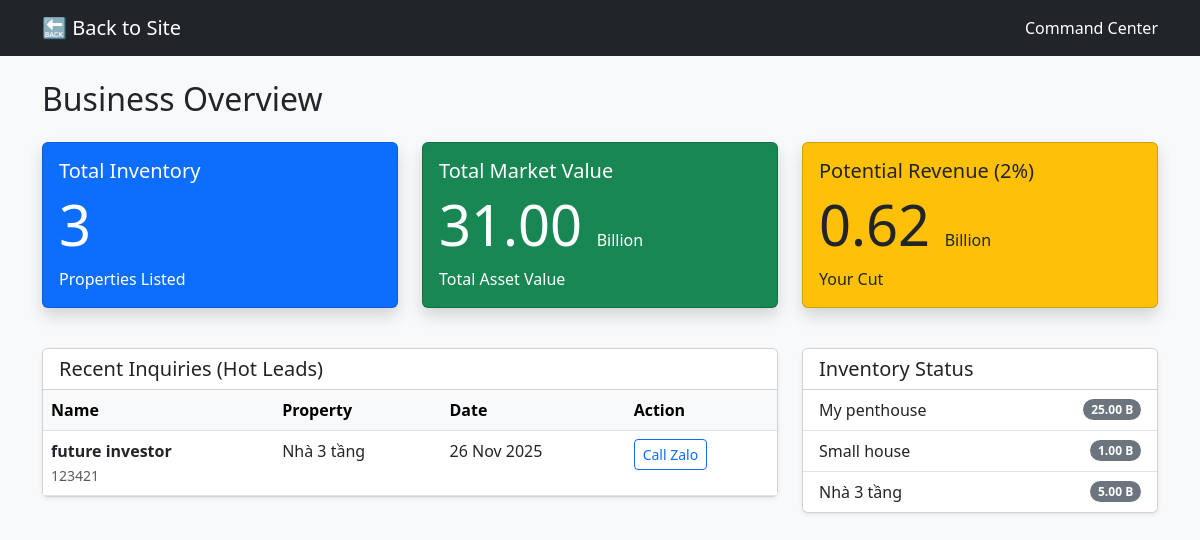
The page /dashboard/ (signed in) on the database its author committed.
### listings/models.py (models this page shows, shortened)
class Inquiry(models.Model):
    listing = models.ForeignKey(Property, on_delete=models.CASCADE) # Links the lead to the specific house
    name = models.CharField(max_length=200)
    phone = models.CharField(max_length=20) # Essential for Vietnam market (Zalo)
    message = models.TextField(blank=True)
    contact_date = models.DateTimeField(auto_now_add=True)

class Property(models.Model):
    title = models.CharField(max_length=200)
    price_in_billions = models.DecimalField(max_digits=10, decimal_places=2)
    location_district = models.CharField(max_length=100) # e.g., "District 1", "Thao Dien"
    area_sqm = models.IntegerField()
    alley_width_meters = models.FloatField(help_text="Width of the ngo/hem in front of house")
    is_legal_clear = models.BooleanField(default=False, help_text="Is the Red Book (So Do) ready?")
    ai_description = models.TextField(blank=True, null=True, help_text="Generated by OpenAI")
    main_photo = models.ImageField(upload_to='properties/', blank=True, null=True)

### listings/views.py (the view)
# urls.py: path('dashboard/', views.dashboard, name='dashboard'),
@login_required(login_url='/admin/') # Only logged-in users (YOU) can see this
def dashboard(request):
    properties = Property.objects.all()
    inquiries = Inquiry.objects.order_by('-contact_date') # Newest leads first
    total_inventory_value = properties.aggregate(Sum('price_in_billions'))['price_in_billions__sum'] or 0
    potential_commission = float(total_inventory_value) * 0.02
    context = {
        'properties': properties,
        'inquiries': inquiries,
        'total_houses': properties.count(),
        'total_leads': inquiries.count(),
        'inventory_value': round(total_inventory_value, 2),
        'potential_commission': round(potential_commission, 2),
    }
    return render(request, 'listings/dashboard.html', context)

### listings/templates/listings/dashboard.html (shortened to what this page needs)
<!DOCTYPE html>
<html>
<head>
    <link href="https://cdn.jsdelivr.net/npm/bootstrap@5.3.0/dist/css/bootstrap.min.css" rel="stylesheet">
</head>
<body class="bg-light">
    <nav class="navbar navbar-dark bg-dark mb-4">
        <div class="container">
            <a class="navbar-brand" href="{% url 'listings_index' %}">🔙 Back to Site</a>
            <span class="navbar-text text-white">Command Center</span>
        </div>
    </nav>
    <div class="container">
        <h2 class="mb-4">Business Overview</h2>
        <div class="row mb-4">
            <div class="col-md-4">
                <div class="card text-white bg-primary mb-3 shadow">
                    <div class="card-body">
                        <h5 class="card-title">Total Inventory</h5>
                        <h2 class="display-4">{{ total_houses }}</h2>
                        <p class="card-text">Properties Listed</p>
                    </div>
                </div>
            </div>
            <div class="col-md-4">
                <div class="card text-white bg-success mb-3 shadow">
                    <div class="card-body">
                        <h5 class="card-title">Total Market Value</h5>
                        <h2 class="display-4">{{ inventory_value }} <small class="fs-6">Billion</small></h2>
                        <p class="card-text">Total Asset Value</p>
                    </div>
                </div>
            </div>
            <div class="col-md-4">
                <div class="card text-white bg-warning mb-3 shadow">
                    <div class="card-body">
                        <h5 class="card-title text-dark">Potential Revenue (2%)</h5>
                        <h2 class="display-4 text-dark">{{ potential_commission }} <small class="fs-6">Billion</small></h2>
                        <p class="card-text text-dark">Your Cut</p>
                    </div>
                </div>
            </div>
        </div>
        <div class="row">
            <div class="col-md-8">
                <div class="card shadow-sm">
                    <div class="card-header bg-white">
                        <h5 class="mb-0">Recent Inquiries (Hot Leads)</h5>
                    </div>
                    <table class="table table-hover mb-0">
                        <thead class="table-light">
                            <tr>
                                <th>Name</th>
                                <th>Property</th>
                                <th>Date</th>
                                <th>Action</th>
                            </tr>
                        </thead>
                        <tbody>
                            {% for lead in inquiries %}
                            <tr>
                                <td>
                                    <strong>{{ lead.name }}</strong><br>
                                    <small class="text-muted">{{ lead.phone }}</small>
                                </td>
                                <td>{{ lead.listing.title }}</td>
                                <td>{{ lead.contact_date|date:"d M Y" }}</td>
                                <td>
                                    <a href="#" class="btn btn-sm btn-outline-primary">Call Zalo</a>
                                </td>
                            </tr>
                            {% empty %}
                            <tr>
                                <td colspan="4" class="text-center py-3">No leads yet. Go market the site!</td>
                            </tr>
                            {% endfor %}
                        </tbody>
                    </table>
                </div>
            </div>
            <div class="col-md-4">
                <div class="card shadow-sm">
                    <div class="card-header bg-white">
                        <h5 class="mb-0">Inventory Status</h5>
                    </div>
                    <ul class="list-group list-group-flush">
                        {% for prop in properties %}
                        <li class="list-group-item d-flex justify-content-between align-items-center">
                            {{ prop.title }}
                            <span class="badge bg-secondary rounded-pill">{{ prop.price_in_billions }} B</span>
                        </li>
                        {% endfor %}
                    </ul>
                </div>
            </div>
        </div>
    </div>
</body>
</html>

### rows shown on the page
Inquiry: name "future investor", phone "123421", listing "Nhà 3 tầng", contact_date "26 Nov 2025"
Property: title "My penthouse", price_in_billions "25.00"
Property: title "Small house", price_in_billions "1.00"
Property: title "Nhà 3 tầng", price_in_billions "5.00"

### other values the page prints
{{ total_houses }} "3"
{{ inventory_value }} "31.00"
{{ potential_commission }} "0.62"
